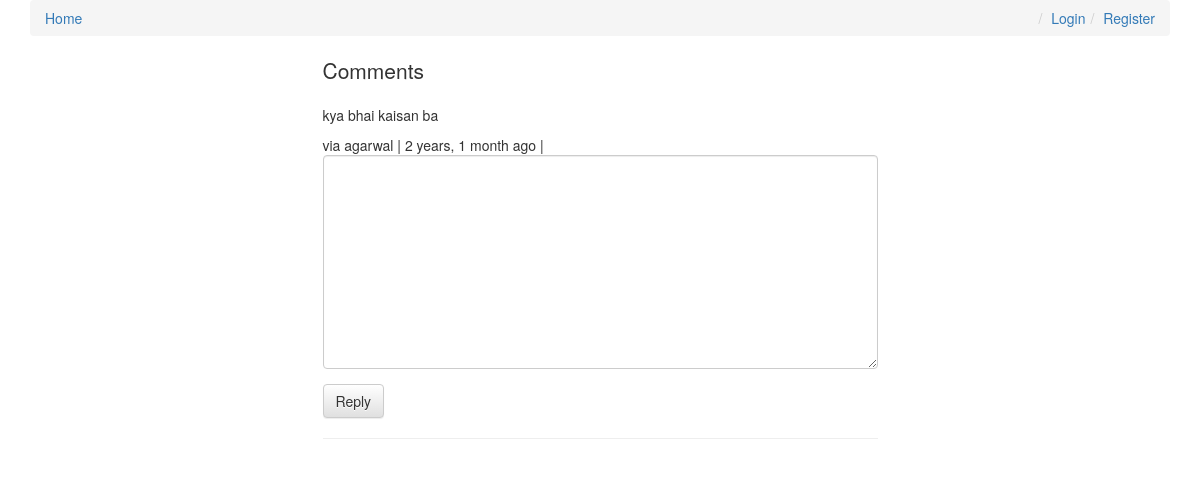
Page /comment/8/ on the earlier database version.
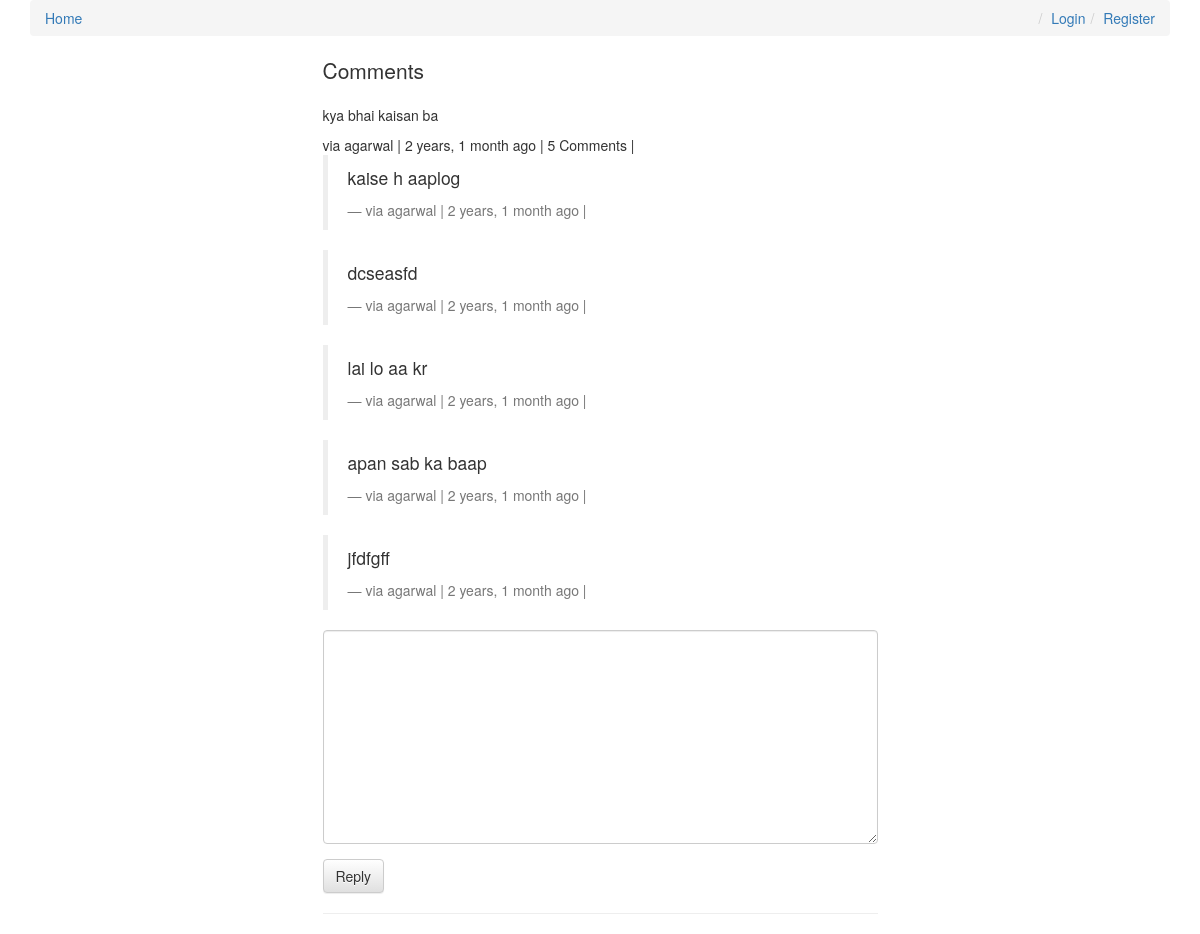
Same page on the later database version.
### comments/models.py (models this page shows, shortened)
class Comments(models.Model):
	user        = models.ForeignKey(settings.AUTH_USER_MODEL, default=1 , on_delete=models.CASCADE)
	content_type = models.ForeignKey(ContentType, on_delete=models.CASCADE)
	object_id = models.PositiveIntegerField()
	content_object = GenericForeignKey('content_type', 'object_id')
	parent = models.ForeignKey("self",null=True,blank=True,on_delete=models.CASCADE)
	content     = models.TextField()
	timestamp   = models.DateTimeField(auto_now_add=True)
	objects = CommentManager()
	def children(self):
		return Comments.objects.filter(parent=self)
	@property
	def is_parent(self):
		if self.parent is not None:
			return False
		return True
	class Meta:
		ordering = ["-timestamp"]

### comments/views.py (the view)
# urls.py: url(r'^(?P<id>\d+)/$',comment_thread_view,name="thread"),
def comment_thread_view(request,id):
	try:
		obj = Comments.objects.get(id=id)
	except:
		return Http404
	intial_obj = {
		"content_type" : obj.content_type,
		"object_id" : obj.object_id
	}
	if not obj.is_parent:
		obj = obj.parent
	form = CommentForm(request.POST or None,initial=intial_obj)
	if form.is_valid():
		c_type  = form.cleaned_data.get('content_type')
		content_type = ContentType.objects.get(model=c_type)
		object_id = form.cleaned_data.get('object_id')
		content = form.cleaned_data.get('content')
		parent_qs = None
		try:
			parent = int(request.POST.get('parent_id'))
		except:
			parent = None
		if parent:
			parent_obj = Comments.objects.filter(id = parent)
			if parent_obj.exists() and parent_obj.count() == 1:
				parent_qs = parent_obj.first()
		new_comment , created = Comments.objects.get_or_create(
									user = request.user,
									content_type = content_type,
									object_id = object_id,
									content = content,
									parent = parent_qs
								)
		return HttpResponseRedirect(new_comment.parent.get_absolute_url())
	else:
		print(form.errors)
	context = {
		"object" : obj,
		"form"   : form
 	}
	return render(request,"comment_thread.html",context)

### comments/forms.py
class CommentForm(forms.Form):
	content_type = forms.CharField(widget=forms.HiddenInput)
	object_id = forms.IntegerField(widget=forms.HiddenInput)
	content = forms.CharField(label='', widget=forms.Textarea)

### templates/comment_thread.html (shortened to what this page needs)
{% extends "base.html" %}
{% load crispy_forms_tags %}
{% block content %}
<div class='row'>
	<div class='col-sm-6 col-sm-offset-3'>
		<p class='lead'>Comments</p>
	  	<p>{{ object.content }}</p>
		<footer>via {{ object.user }} | {{ object.timestamp|timesince }} ago |
		{% if object.children.count > 0 %}{{ object.children.count }} Comment{% if object.children.count > 1 %}s{% endif %} | {% endif %}{% if request.user == object.user %}<a href='{{ object.get_delete_url }}'>Delete</a> {% endif %}
		</footer>
		<div>
			{% for child in object.children %}
			<blockquote>
		     	<p>{{ child.content }}</p>
				<footer>via {{ child.user }} | {{ child.timestamp|timesince }} ago | {% if request.user == child.user %}<a href='{{ child.get_delete_url }}'>Delete</a> {% endif %}
				</footer>
			</blockquote>
			{% endfor %}
			<form method="POST" action="."> {% csrf_token %}
				{{ form|crispy }}
				<input type='submit' value='Reply' class='btn btn-default'>
			</form>
		</div>
		<hr/>
	</div>
</div>
{% endblock content %}

### templates/base.html (shortened to what this page needs)
{% load staticfiles %}
<!DOCTYPE html>
<html>
<head>
<link rel="stylesheet" href="https://maxcdn.bootstrapcdn.com/bootstrap/3.3.6/css/bootstrap.min.css">
<link rel="stylesheet" href="https://maxcdn.bootstrapcdn.com/bootstrap/3.3.6/css/bootstrap-theme.min.css">
<link rel='stylesheet' href='{% static "css/base.css" %}' />
</head>
<body>
<div class="container">
	<ol class="breadcrumb">
		<li><a href="/">Home</a></li>
		{% if not request.user.is_authenticated %}
			<li class="pull-right"><a href="/register">Register</a></li>
			<li class="pull-right"><a href="/login">Login</a></li>
		{% else %}
			<li class="pull-right"><a href="/logout">Logout</a></li>
		{% endif %}
	</ol>
{% block content %}
{% endblock %}
</div>
</body>
</html>

Differences in the rows shown:
shown differently, row unchanged: Comments "kya bhai kaisan ba": children.count (not shown) → "5"
added Comments: content "kaise h aaplog", user "agarwal", timestamp "2 years, 1 month"
added Comments: content "dcseasfd", user "agarwal", timestamp "2 years, 1 month"
added Comments: content "lai lo aa kr", user "agarwal", timestamp "2 years, 1 month"
added Comments: content "apan sab ka baap", user "agarwal", timestamp "2 years, 1 month"
added Comments: content "jfdfgff", user "agarwal", timestamp "2 years, 1 month"
Other differences:
text now shown: "Comment s |"
